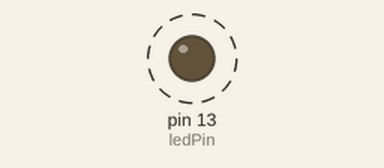
The sketch below on a simulated Arduino Uno, built with avr-gcc and run on an emulated ATmega328P. On the bench: output pins drawn as LEDs (lit = HIGH). Dashed ring = blinking.

Above: at 0.2 s.
Timing chart, 0 to 3.0 s (numbered marks = the images above):
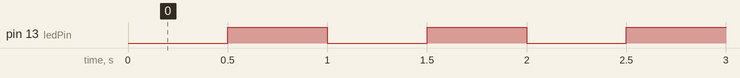

The sketch:

03_non_blocking_blink.ino
```cpp
const int ledPin = LED_BUILTIN;
const unsigned long interval = 500;
unsigned long previousMillis = 0;
bool ledState = false;
void setup() { pinMode(ledPin, OUTPUT); }
void loop() {
  unsigned long now = millis();
  if (now - previousMillis >= interval) {
    previousMillis = now; ledState = !ledState;
    digitalWrite(ledPin, ledState ? HIGH : LOW);
  }
}
```

Measured:
- by itself, pin 13 (ledPin): alternates HIGH for 0.50 s and LOW for 0.50 s
